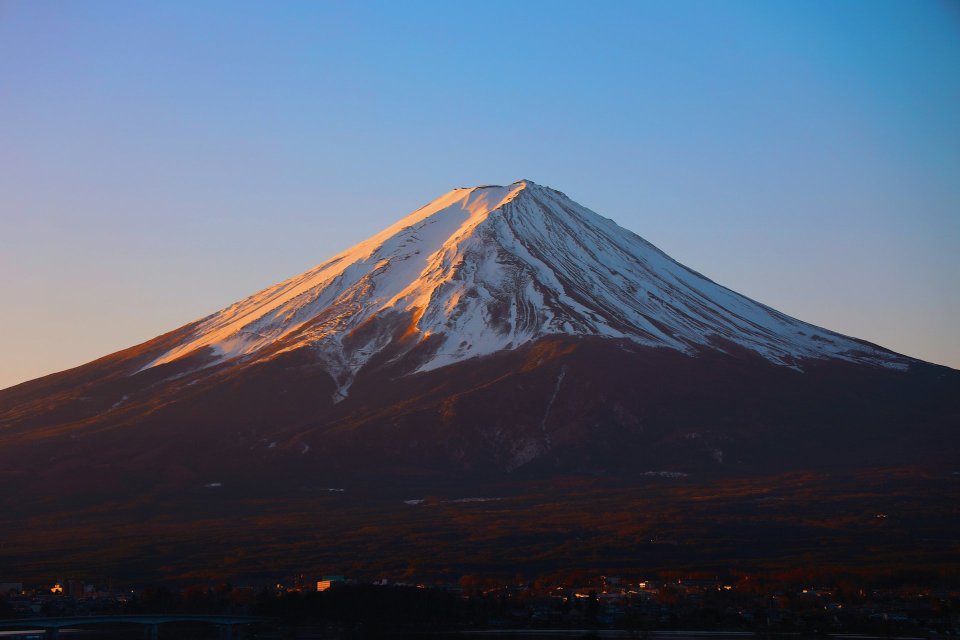
#> input picture frontend/soullink-next/public/images/Background/aditya-anjagi-KZSDCocsOEE-unsplash.jpg, 1920 x 1280 px (shown at 1/2 size); its folder holds only this picture in this run
$ python process_backgrounds.py
#> lines starting #> are read from the running program, lines starting #| are printed output that depends on the picture
#!/usr/bin/env python3
"""
Process background images for SoulLink:
1. Crop portrait images to landscape (center crop, 3:2 ratio)
2. Resize all to 1920px wide (JPEG quality=85)
3. Generate 200px wide thumbnails in Background/thumbnails/
"""
import os
import shutil
import tempfile
from PIL import Image

BG_DIR = os.path.join(os.path.dirname(__file__), "Background")
THUMB_DIR = os.path.join(BG_DIR, "thumbnails")
TARGET_WIDTH = 1920
THUMB_WIDTH = 200
JPEG_QUALITY = 85

def process_image(filepath):
    """Process a single background image."""
    img = Image.open(filepath)
#> img is the input picture: PIL image 1920x1280 RGB; mean R, G, B 82.5, 94.3, 114.6
    w, h = img.size
#> w = 1920; h = 1280
    filename = os.path.basename(filepath)

    # Step 1: If portrait (h > w), center-crop to landscape 3:2
    if h > w:
        new_h = int(w * 2 / 3)  # 3:2 ratio
        top = (h - new_h) // 2
        img = img.crop((0, top, w, top + new_h))
        print(f"  Cropped portrait {w}x{h} -> {img.size[0]}x{img.size[1]}")

    # Step 2: Resize to TARGET_WIDTH
    w, h = img.size
    if w > TARGET_WIDTH:
        new_h = int(h * TARGET_WIDTH / w)
        img = img.resize((TARGET_WIDTH, new_h), Image.LANCZOS)
        print(f"  Resized to {img.size[0]}x{img.size[1]}")

    # Step 3: Save (overwrite original via temp file to avoid lock issues)
    # Convert to RGB if RGBA
    if img.mode == 'RGBA':
        img = img.convert('RGB')
    # Close the original image file handle first
    img_copy = img.copy()
    img.close()
    # Save to temp file, then replace original
    tmp_fd, tmp_path = tempfile.mkstemp(suffix='.jpg', dir=os.path.dirname(filepath))
    os.close(tmp_fd)
    img_copy.save(tmp_path, 'JPEG', quality=JPEG_QUALITY, optimize=True)
    try:
        os.replace(tmp_path, filepath)
    except OSError:
        # Windows fallback: delete original first
        os.remove(filepath)
        os.rename(tmp_path, filepath)
    img = img_copy  # use the copy for thumbnail generation
    size_kb = os.path.getsize(filepath) / 1024
    print(f"  Saved: {size_kb:.0f} KB")

    # Step 4: Generate thumbnail
    thumb_h = int(img.size[1] * THUMB_WIDTH / img.size[0])
#> thumb_h = 133
    thumb = img.resize((THUMB_WIDTH, thumb_h), Image.LANCZOS)
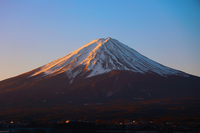
#> thumb: PIL image 200x133 RGB; mean R, G, B 82.5, 94.3, 114.6
    thumb_path = os.path.join(THUMB_DIR, filename)
    thumb.save(thumb_path, 'JPEG', quality=80, optimize=True)
    thumb_kb = os.path.getsize(thumb_path) / 1024
    print(f"  Thumbnail: {THUMB_WIDTH}x{thumb_h}, {thumb_kb:.0f} KB")
#|   Thumbnail: 200x133, 3 KB

def process_bg_png():
    """Generate thumbnail for the default bg.png."""
    bg_path = os.path.join(os.path.dirname(__file__), "bg.png")
    if not os.path.exists(bg_path):
        print("bg.png not found, skipping")
        return

    img = Image.open(bg_path)
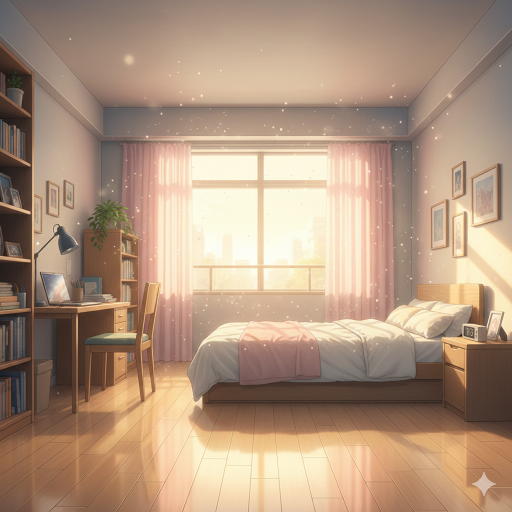
#> input picture frontend/soullink-next/public/images/bg.png, 1024 x 1024 px (shown at 1/2 size)
#> img is the input picture: PIL image 1024x1024 RGB; mean R, G, B 175.7, 148.5, 125.9
    if img.mode == 'RGBA':
        img = img.convert('RGB')

    w, h = img.size
#> w = 1024; h = 1024
    thumb_h = int(h * THUMB_WIDTH / w)
#> thumb_h = 200
    thumb = img.resize((THUMB_WIDTH, thumb_h), Image.LANCZOS)
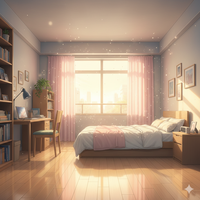
#> thumb: PIL image 200x200 RGB; mean R, G, B 175.7, 148.5, 125.9
    thumb_path = os.path.join(THUMB_DIR, "bg.jpg")
    thumb.save(thumb_path, 'JPEG', quality=80, optimize=True)
    thumb_kb = os.path.getsize(thumb_path) / 1024
    print(f"bg.png thumbnail: {THUMB_WIDTH}x{thumb_h}, {thumb_kb:.0f} KB")
#| bg.png thumbnail: 200x200, 7 KB

def main():
    # Create thumbnails dir
    os.makedirs(THUMB_DIR, exist_ok=True)

    # Process all background images
    files = sorted([f for f in os.listdir(BG_DIR)
                    if f.lower().endswith(('.jpg', '.jpeg', '.png'))
                    and f != 'thumbnails'])

    print(f"Processing {len(files)} background images...\n")

    for f in files:
        filepath = os.path.join(BG_DIR, f)
        if os.path.isfile(filepath):
            print(f"[{f}]")
            process_image(filepath)
            print()

    # Process bg.png thumbnail
    print("[bg.png - thumbnail only]")
    process_bg_png()

    print(f"\nDone! {len(files)} images processed, thumbnails in {THUMB_DIR}")

if __name__ == "__main__":
    main()
